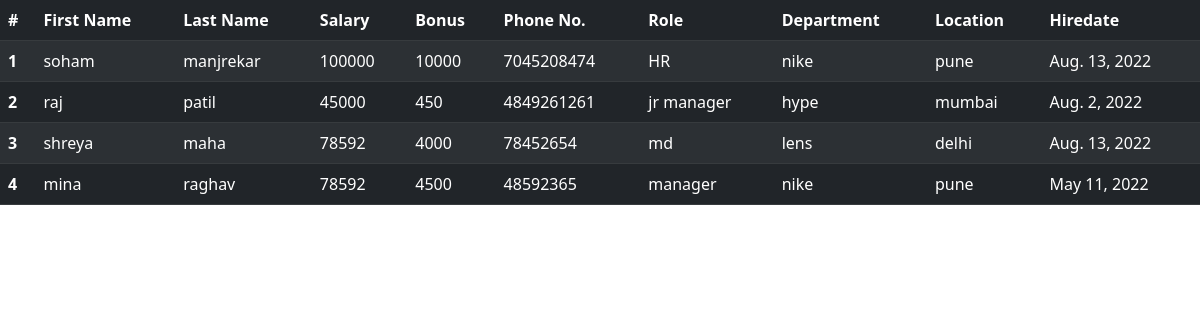
The page /view_emp on the database its author committed.
### emp_system/models.py (models this page shows, shortened)
class Employee(models.Model):
    first_name=models.CharField(max_length=50,null=False)
    last_name=models.CharField(max_length=50)
    dept=models.ForeignKey(Department,on_delete=models.CASCADE)
    salary=models.IntegerField(default=0)
    bonus=models.IntegerField(default=0)
    role=models.ForeignKey(Role,on_delete=models.CASCADE)
    phone=models.IntegerField(default=0)
    hire_date=models.DateField()

class Role(models.Model):
    name=models.CharField(max_length=50,null=False)

class Department(models.Model):
    name=models.CharField(max_length=50,null=False)
    location=models.CharField(max_length=50)

### emp_system/views.py (the view)
# urls.py: path('view_emp',views.view_emp,name = 'view_emp'),
def view_emp(request):
    emps=Employee.objects.all()
    context={
        'emps':emps
    }
    return render(request,'view_emp.html',context)
    print(context)

### emp_system/templates/view_emp.html (shortened to what this page needs)
<!doctype html>
<html lang="en">
  <head>
    <link href="https://cdn.jsdelivr.net/npm/bootstrap@5.2.0/dist/css/bootstrap.min.css" rel="stylesheet">
  </head>
  <body>
    <table class="table table-dark table-striped">
        <thead>
            <tr>
              <th scope="col">#</th>
              <th scope="col">First Name</th>
              <th scope="col">Last Name</th>
              <th scope="col">Salary</th>
              <th scope="col">Bonus</th>
              <th scope="col">Phone No.</th>
              <th scope="col">Role</th>
              <th scope="col">Department</th>
              <th scope="col">Location</th>
              <th scope="col">Hiredate</th>
            </tr>
          </thead>
          <tbody>
            {% for emp in emps %}
            <tr>
              <th scope="row">{{emp.id}}</th>
              <td>{{emp.first_name}}</td>
              <td>{{emp.last_name}}</td>
              <td>{{emp.salary}}</td>
              <td>{{emp.bonus}}</td>
              <td>{{emp.phone}}</td>
              <td>{{emp.role.name}}</td>
              <td>{{emp.dept.name}}</td>
              <td>{{emp.dept.location}}</td>
              <td>{{emp.hire_date}}</td>
            </tr>
        {% endfor %}
          </tbody>
      </table>
  </body>
</html>

### rows shown on the page
Employee: id "1", first_name "soham", last_name "manjrekar", salary "100000", bonus "10000", phone "7045208474", role.name "HR", dept.name "nike", dept.location "pune", hire_date "Aug. 13, 2022"
Employee: id "2", first_name "raj", last_name "patil", salary "45000", bonus "450", phone "4849261261", role.name "jr manager", dept.name "hype", dept.location "mumbai", hire_date "Aug. 2, 2022"
Employee: id "3", first_name "shreya", last_name "maha", salary "78592", bonus "4000", phone "78452654", role.name "md", dept.name "lens", dept.location "delhi", hire_date "Aug. 13, 2022"
Employee: id "4", first_name "mina", last_name "raghav", salary "78592", bonus "4500", phone "48592365", role.name "manager", dept.name "nike", dept.location "pune", hire_date "May 11, 2022"
